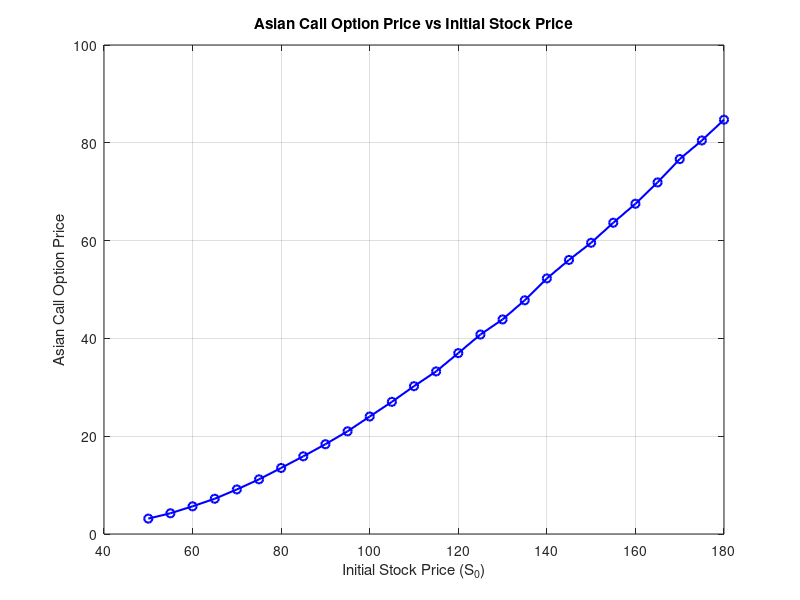

Write the MATLAB code that produced this figure.
% Monte Carlo Pricing of an Arithmetic Asian Call Option

clear
clc

rng(42); % reproducibility

% Parameters
S0 = 150;       % initial stock price
K = 100;        % strike price
r = 0.03;       % risk-free rate
q = 0.0;        % dividend yield
sigma = 0.50;   % volatility
T = 4.0;        % maturity (years)
nSteps = 50;    % number of monitoring points
nSims = 100000; % number of Monte Carlo simulations

dt = T / nSteps;
discount = exp(-r * T);

% Simulate paths
S_paths = zeros(nSims, nSteps+1);
S_paths(:,1) = S0;

for t = 2:nSteps+1
    Z = randn(nSims,1);
    S_paths(:,t) = S_paths(:,t-1) .* exp((r - q - 0.5*sigma^2)*dt + sigma*sqrt(dt).*Z);
end

% Compute arithmetic averages (exclude S0 at t=0)
arith_mean = mean(S_paths(:,2:end), 2);

% Payoff: Arithmetic Asian Call
payoffs = max(arith_mean - K, 0);

% Monte Carlo price
priceMC = discount * mean(payoffs);
stderrMC = discount * std(payoffs)/sqrt(nSims);

% Display result
fprintf('Arithmetic Asian Call Option Price (MC): %.4f\n', priceMC);
fprintf('Standard Error: %.6f\n', stderrMC);



S0_values = 50:5:180;      % range of initial stock prices
prices = zeros(size(S0_values));

for i = 1:length(S0_values)
    S0_test = S0_values(i);
    
    % Re-simulate paths for each initial S0
    S_paths = zeros(nSims, nSteps+1);
    S_paths(:,1) = S0_test;
    
    for t = 2:nSteps+1
        Z = randn(nSims,1);
        S_paths(:,t) = S_paths(:,t-1) .* exp((r - q - 0.5*sigma^2)*dt + sigma*sqrt(dt).*Z);
    end
    
    % Arithmetic average
    arith_mean = mean(S_paths(:,2:end), 2);
    
    % Payoff
    payoffs = max(arith_mean - K, 0);
    
    % Discounted price
    prices(i) = discount * mean(payoffs);
end

% Plot
figure(1)
plot(S0_values, prices, 'b-o','LineWidth',1.5,'MarkerSize',6);
xlabel('Initial Stock Price (S_0)');
ylabel('Asian Call Option Price');
title('Asian Call Option Price vs Initial Stock Price');
grid on;